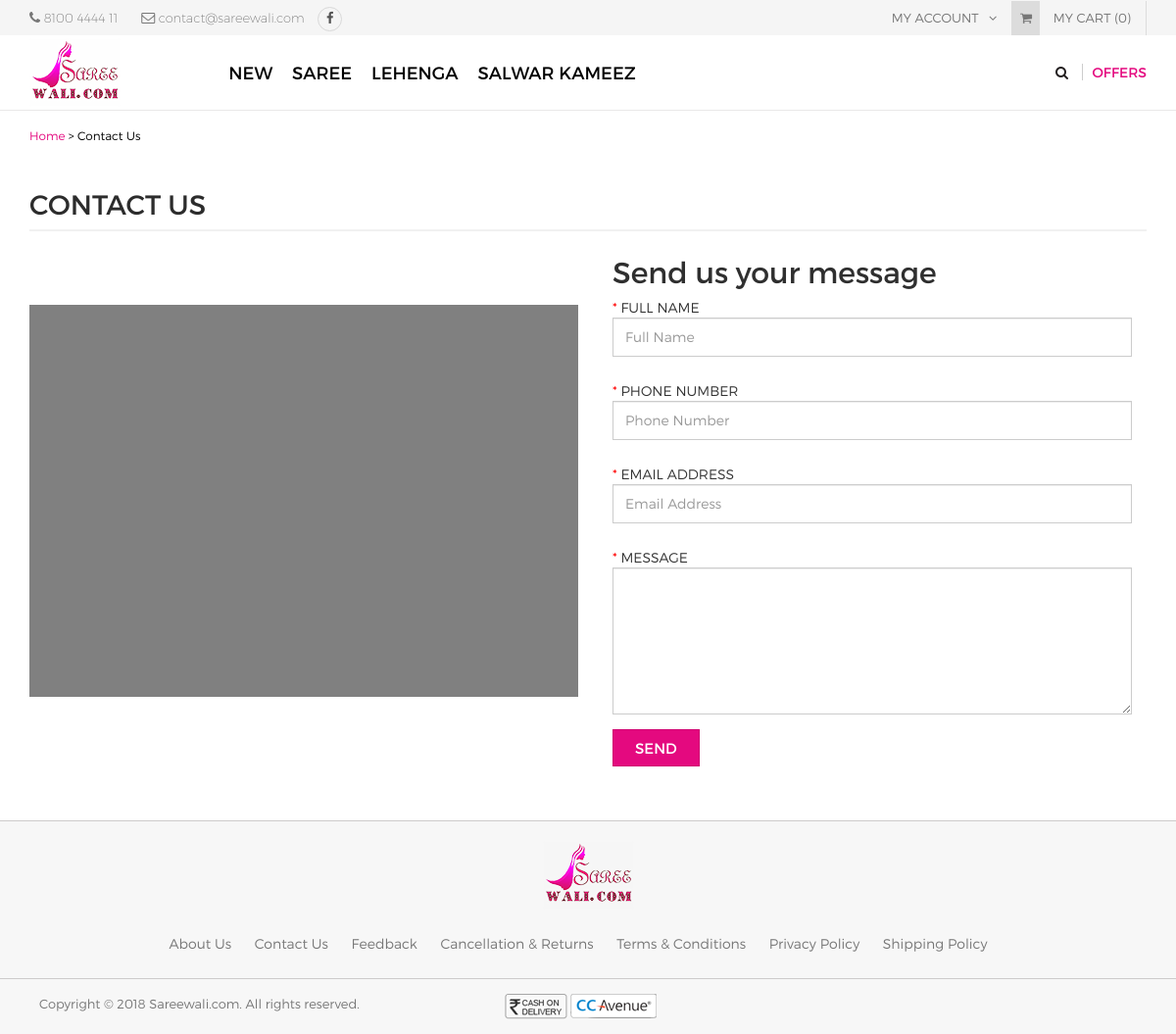
The app's page /index.php/home/contact with its own data.
### tables this page shows
CREATE TABLE `saree_admin` (
  `admin_id` int(11) NOT NULL,
  `username` varchar(255) NOT NULL,
  `email` varchar(255) NOT NULL,
  `password` varchar(255) NOT NULL,
  `original_password` varchar(255) NOT NULL,
  `contact_no` varchar(255) NOT NULL,
  `address` text NOT NULL,
  `is_active` int(11) NOT NULL
);

CREATE TABLE `saree_entity` (
  `entity_id` int(11) NOT NULL,
  `name` varchar(255) NOT NULL,
  `description` tinytext NOT NULL,
  `image_path` varchar(255) NOT NULL,
  `slug` varchar(255) NOT NULL,
  `level` int(11) NOT NULL,
  `parent_id` int(11) NOT NULL,
  `sort_order` int(11) NOT NULL,
  `is_special` enum('Y','N') NOT NULL DEFAULT 'N',
  `status` enum('Y','N') NOT NULL DEFAULT 'N',
  `date_added` int(11) NOT NULL,
  `date_modified` int(11) NOT NULL
);

CREATE TABLE `saree_settings` (
  `settings_id` int(11) NOT NULL,
  `sitename` varchar(255) NOT NULL,
  `siteaddress` varchar(255) NOT NULL,
  `logoname` varchar(255) NOT NULL,
  `logopathname` varchar(255) NOT NULL,
  `facebook_page_url` varchar(255) NOT NULL,
  `date_added` int(11) NOT NULL
);

### application/models/Defaultdata.php (called while the page is built, shortened)
<?php
class Defaultdata extends CI_Model {
	private $mydata = array();
	public function getFrontendDefaultData()
	{
		$this->mydata["tot_segments"] = $this->getUrlSegments();
		$this->mydata['general_settings'] = $this->grabSettingData();
		$this->mydata["modal"] = $this->load->view('partials/modal', null, true);
		$this->mydata['admin_profile'] = $this->grabProfileData();
		$this->mydata['final_tree'] = $this->grabTree();
		$this->mydata['prd_cat'] = $this->entitydata->grab_entity(array("level" => "1", "status" => "Y"));
		$this->data = $this->mydata;
		$this->headerdata = $this->mydata;
		$count = 0;
		$total_price = 0;
		$this->headerdata['total_price'] = number_format($total_price, 2);
		$this->headerdata['count'] = $count;
		$this->headerdata['cart'] = $this->load->view('partials/cart', $this->headerdata, true);
		$this->data["header"] = $this->load->view('partials/header', $this->headerdata, true);
		$this->data["head"] = $this->load->view('partials/head', null, true);
		$this->data["upper_footer"] = $this->load->view('partials/upper_footer', $this->headerdata, true);
		$this->data["footer"] = $this->load->view('partials/footer', null, true);
		$this->data["foot"] = $this->load->view('partials/foot', null, true);
		return $this->data;
	}
	public function grabTree(){
		$tree = $this->entitydata->grab_entity(array("level !=" => "0", "status" => "Y"), array(), array(), array("sort_order" => "asc"));
		$recArr = array();
		if(!empty($tree)){
			foreach($tree as $tr){
				$recArr[$tr->entity_id] = $tr;
			}
		}
		if(!empty($tree)){
			foreach($tree as $tr){
				if(isset($recArr[$tr->parent_id])){
					$final_tree[$tr->name.'_'.$tr->is_special.'_'.$tr->slug] = $recArr[$tr->parent_id]->name.'_'.$tr->is_special.'_'.$tr->slug;
				}else{
					$final_tree[$tr->name.'_'.$tr->is_special.'_'.$tr->slug] = null;
				}
			}
		}
		return $this->defaultdata->parseTree($final_tree);
	}
	public function getUrlSegments()
	{
		$all_segment=$this->uri->segment_array();
		return $all_segment;
	}
	public function grabSettingData(){
		$query = $this->db->get(TABLE_SETTINGS);
		return $query->row();
	}
	public function grabProfileData(){
		$query = $this->db->get(TABLE_ADMIN);
		return $query->row();
	}
	public function parseTree($tree, $root = null) {
        $return = array();
        foreach($tree as $child => $parent) {
            if($parent == $root) {
                unset($tree[$child]);
                $return[] = array(
                    'name' => $child,
                    'children' => $this->parseTree($tree, $child)
                );
            }
        }
        return empty($return) ? null : $return;
    }
}
?>

### application/controllers/Home.php (called while the page is built, shortened)
<?php
	class Home extends CI_Controller {
		public $data = array();
		public function __construct(){
			$this->load->model('bannerdata');
			$this->load->model('entitydata');
			$this->load->model('userdata');
			$this->load->model('productdata');
			$this->load->model('adsdata');
			$this->load->model('cartdata');
			$this->data = $this->defaultdata->getFrontendDefaultData();
		}
		public function contact(){
			$this->load->library('breadcrumb');
			$this->breadcrumb->add('Home', base_url());
			$this->breadcrumb->add('Contact Us', base_url('contact'));
			$this->data['breadcrumb'] = $this->breadcrumb->output();
			$this->load->view('contact', $this->data);
		}
	}
?>

### index.php (called while the page is built, shortened)
<?php
require_once BASEPATH.'core/CodeIgniter.php';

### application/models/Entitydata.php (called while the page is built, shortened)
<?php
class Entitydata extends CI_Model {
	public function grab_entity($cond = array(), $like = array(), $limit = array(), $order_by = array()){
		if(!empty($cond)){
			$this->db->where($cond);
		}
		if(!empty($order_by)){
			foreach($order_by as $key => $val){
				$this->db->order_by($key, $val);
			}
		}else{
			$this->db->order_by('date_added','desc');
		}
		$query = $this->db->get(TABLE_ENTITY);
		return $query->result();
	}
}

### application/views/contact.php (the view, shortened to what this page needs)
  <?php echo $head; ?>
  <?php echo $header; ?>
  <section class="breadcrumbs">
    <div class="container">
      <?php echo $breadcrumb;?>
    </div>
  </section>
  <section class="page-container">
    <div class="container checkoutPage">
     <div class="page-content">
      <h1 class="page-title">CONTACT US</h1>
      <div class="row">
        <div class="col-md-6">
          <div class="contact-map" id="map"></div>
        </div>
        <div class="col-md-6">
          <form class="form-horizontal contact-message-block" method="post" action="<?php echo base_url('home/add_contact');?>" novalidate>
            <h2 class="your-message">Send us your message</h2>
            <fieldset id="account">
              <div class="form-group required">
                <label class="col-md-12 control-label" for="fullname">Full Name</label>
                <div class="col-md-12">
                  <input placeholder="Full Name" id="fullname" class="form-control" type="text" name="fullname">
                </div>
              </div>
              <div class="form-group required">
                <label class="col-md-12 control-label" for="phonenumber">Phone Number</label>
                <div class="col-md-12">
                  <input placeholder="Phone Number" id="phonenumber" class="form-control" type="text" name="phonenumber">
                </div>
              </div>
              <div class="form-group required">
                <label class="col-md-12 control-label" for="emailaddress">Email Address</label>
                <div class="col-md-12">
                  <input placeholder="Email Address" id="emailaddress" class="form-control" type="email" name="email">
                </div>
              </div>
              <div class="form-group required">
                <label class="col-md-12 control-label" for="emailaddress">Message</label>
                <div class="col-md-12">
                  <textarea class="form-control contact-textarea" name="message"></textarea>
                </div>
              </div>
              <div class="form-group">
                <div class="col-md-12">
                  <button type="submit" id="change-pwd-btn" class="websiteBtn">Send</button>
                </div>
              </div>
            </fieldset>
          </form>
        </div>
      </div>
    </div>
  </div>
</section>
<?php echo $footer; ?>
<?php echo $foot; ?>

### application/views/partials/header.php (shortened to what this page needs)
<header>
  <div class="header-top">
    <div class="container">
      <div class="row">
        <div class="col-md-6">
        	<span class="phone">
        		<i class="fa fa-phone"></i>
        		<a href="tel:<?php echo $admin_profile->contact_no;?>"><?php echo $admin_profile->contact_no;?></a>
        	</span>
        	<span class="email">
        		<i class="fa fa-envelope-o" aria-hidden="true"></i>
        		<a href="mailto:<?php echo $admin_profile->email;?>"><?php echo $admin_profile->email;?></a>
        	</span>
        	<span class="socal">
        		<a href="<?php echo $general_settings->facebook_page_url;?>" class="fbIcon" target="_blank">
        			<i class="fa fa-facebook" aria-hidden="true"></i>
        		</a>
        	</span>
        </div>
        <div class="col-md-6">
          <ul class="tb_right">
            <li> <a href="javascript:void(0)">My Account <i class="fa fa-angle-down" aria-hidden="true"></i></a>
            </li>
            <li class="topCart">
            <?php
              echo $cart;
            ?>
            </li>
          </ul>
        </div>
      </div>
    </div>
  </div>
  <div class="header-area">
    <div class="container">
      <div class="row">
        <div class="col-md-2 logo"><a href="<?php echo base_url(); ?>" title=""><img src="<?php echo base_url(); ?>uploads/logo/logo.png" /></a></div>
        <div class="col-md-10 headerRight">
          <div class="menu-container">
            <div class="menu">
              <?php
                  function printTree($tree) {
                    if(!is_null($tree) && count($tree) > 0) {
                            echo '<ul>';
                            foreach($tree as $node) {
                                $name = explode("_", $node['name']);
                                if(!empty($node['children'])){
                                  if($name[1] == 'Y'){
                                    echo '<li><a class="coutreNav" href="'.base_url('product-list/'.$name[2]).'">'.$name[0].'</a>';
                                  }else{
                                    echo '<li><a href="'.base_url('product-list/'.$name[2]).'">'.$name[0].'</a>';
                                  }
                                }else{
                                  if($name[1] == 'Y'){
                                    echo '<li><a class="coutreNav" href="'.base_url('product-list/'.$name[2]).'">'.$name[0].'</a>';
                                  }else{
                                    echo '<li><a href="'.base_url('product-list/'.$name[2]).'">'.$name[0].'</a>';
                                  }
                                }
                                echo '</li>';
                            }
                            echo '</ul>';
                        }
                    }
                    printTree($final_tree);
                ?>
            </div>
          </div>
          <div class="menu-right">
            <span class="search">
              <a href="javascript:void(0)"><i class="fa fa-search" aria-hidden="true"></i></a>
            </span> <span class="offer"><a href="javascript:void(0);">Offers</a></span> </div>
          <div class="clearfix"></div>
        </div>
        <div class="clearfix"></div>
      </div>
    </div>
  </div>
</header>

### application/views/partials/footer.php (shortened to what this page needs)
<div class="footer-bottom">
  <div class="container">
    <div class="footer-logo"><img src="<?php echo base_url(); ?>uploads/logo/logo.png" /></div>
    <ul class="footer-content">
      <li><a href="<?php echo base_url('about'); ?>">About Us</a></li>
      <li><a href="<?php echo base_url('contact'); ?>">Contact Us</a></li>
      <li><a href="<?php echo base_url('feedback'); ?>">Feedback</a></li>
      <li><a href="<?php echo base_url('return'); ?>">Cancellation & Returns</a></li>
      <li><a href="<?php echo base_url('term'); ?>">Terms & Conditions</a></li>
      <li><a href="<?php echo base_url('privacy'); ?>">Privacy Policy</a></li>
      <li><a href="<?php echo base_url('shipping'); ?>">Shipping Policy</a></li>
    </ul>
  </div>
</div>
<div class="copyright">
  <div class="container">
    <div class="copy-left col-xs-12 col-md-5">Copyright © 2018 <?php echo ucfirst(rtrim(preg_replace("(^https?://www.)", "",$general_settings->siteaddress), '/'));?>. All rights reserved.</div>
    <ul class="foot-paymen col-xs-12 col-md-5">
      <img src="<?php echo base_url(); ?>resources/images/payment-option.png" alt="" />
    </ul>
  </div>
</div>

### application/views/contact.php (style rules this page uses)
#map { width: 100%; height: 400px; background-color: grey; }

### records on screen
saree_admin: contact_no "8100 4444 11", email "contact@sareewali.com"
saree_entity: name "NEW"
saree_entity: name "SAREE"
saree_entity: name "LEHENGA"
saree_entity: name "SALWAR KAMEEZ"
saree_settings: siteaddress "Sareewali.com"

### other values on screen
$count "0"
$crumb['title'] "Home"
$crumb['title'] "Contact Us"
